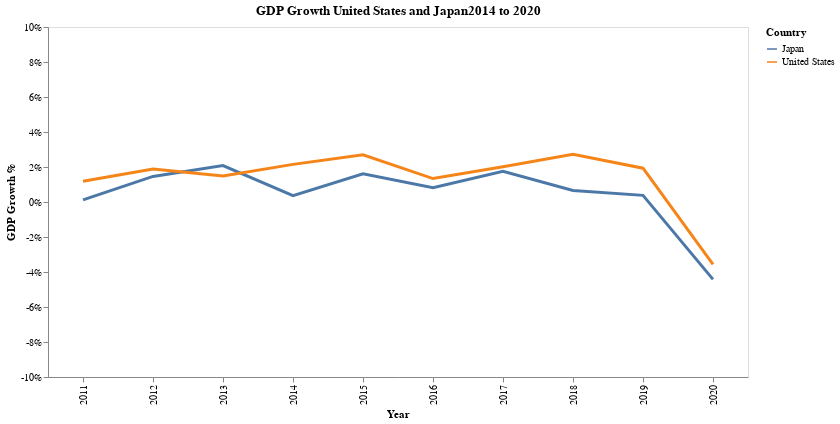

Here is the notebook cell this chart was saved with:
### Code cell
my_altair.get_time_series_gdp_compare_chart("United States","Japan")

### Figure 1 — Vega-Lite specification as saved in the notebook (floating-point values rounded to 4 significant figures)
{"config": {"view": {"continuousWidth": 400, "continuousHeight": 300}, "axis": {"grid": false}}, "layer": [{"mark": "line", "encoding": {"color": {"field": "Country", "type": "nominal"}, "strokeWidth": {"value": 3}, "x": {"axis": {"title": "Year"}, "field": "Year", "type": "nominal"}, "y": {"axis": {"labelExpr": "datum.value + \"%\"", "title": "GDP Growth %"}, "field": "GDP Pct Growth", "type": "quantitative"}}, "height": 350, "title": "GDP Growth United States and Japan2014 to 2020", "width": 700}, {"mark": {"type": "circle", "color": "red", "opacity": 0.0, "size": 1000}, "encoding": {"tooltip": [{"field": "Country", "type": "nominal"}, {"field": "GDP Pct Growth %", "type": "nominal"}], "x": {"axis": {"title": ""}, "field": "Year", "type": "nominal"}, "y": {"axis": {"title": ""}, "field": "GDP Pct Growth", "scale": {"domain": [-10, 10]}, "type": "quantitative"}}, "width": 700}], "data": {"name": "data-40e19b84749a54a3a7c304c68bb3f823"}, "$schema": "https://vega.github.io/schema/vega-lite/v4.17.0.json", "datasets": {"data-40e19b84749a54a3a7c304c68bb3f823": [{"Country": "Japan", "Metric Year": "2011-01-01", "Year": 2011, "AFF value added": 1.08, "Exports G & S Pct GDP": 14.77, "Exports G & S Pct US dollar": 930700000000.0, "Exports G & S annual growth %": -0.1196, "GDP": 6233000000000.0, "GDP 2015 US dollar": 4220000000000.0, "GDP Growth Pct": 0.1165, "GDP curr LCU": 497400000000000.0, "GDP per capita": 48760, "GNI": 6414000000000.0, "GNI Atlas": 6068000000000.0, "GNI PPP": 4764000000000.0, "GNI per capita Atlas": 37270, "GNI per capita PPP": 47470.0, "Gross capital formation": 23.54, "Gross domestic savings": 22.89, "Gross fixed capital formation": 23.35, "Gross fixed capital formation, private sector": 16.83, "Gross national expenditure Pct GDP": 100.6, "Gross savings Pct GDP": 25.58, "HH final consumer expenditure": 57.22, "Imports of G & S Pct GDP": 15.42, "Imports of G & S Pct annual growth": 5.728, "Imports of G & S current US dollar": 970200000000.0, "Industry Pct GDP": 26.7, "Manufacturing Pct GDP": 19.54, "Merchandise Trade % GDP": 26.93, "Net trade in G & S US dollar": -39540000000.0, "Net trade in Goods US dollar": -4474000000.0, "Population": 127833000, "Population growth": -0.19, "Services Pct GDP": 71.69, "Services value added GDP": 0.9075, "Textiles and clothing %  manufacturing": 1.921, "Trade Pct GDP": 30.19, "GDP $B": "$6233B", "GDP Pct Growth %": "0.12%", "GDP Pct Growth": 0.12, "Imports G & S Pct GDP": 15.42, "Net Trade Pct GDP": -0.65, "Trade Pct GDP %": 0.3, "Trade Total": 1870000000000.0, "Prev Year": 2010, "Year_curr": 2011, "Trade Total Change": null, "Trade Total Change %": null}, {"Country": "Japan", "Metric Year": "2012-01-01", "Year": 2012, "AFF value added": 1.123, "Exports G & S Pct GDP": 14.41, "Exports G & S Pct US dollar": 913600000000.0, "Exports G & S annual growth %": 0.1457, "GDP": 6272000000000.0, "GDP 2015 US dollar": 4278000000000.0, "GDP Growth Pct": 1.456, "GDP curr LCU": 500500000000000.0, "GDP per capita": 49145, "GNI": 6446000000000.0, "GNI Atlas": 6389000000000.0, "GNI PPP": 4932000000000.0, "GNI per capita Atlas": 38640, "GNI per capita PPP": 50060.0, "Gross capital formation": 24.0, "Gross domestic savings": 22.36, "Gross fixed capital formation": 23.77, "Gross fixed capital formation, private sector": 17.29, "Gross national expenditure Pct GDP": 101.6, "Gross savings Pct GDP": 24.9, "HH final consumer expenditure": 57.68, "Imports of G & S Pct GDP": 16.06, "Imports of G & S Pct annual growth": 5.453, "Imports of G & S current US dollar": 1015000000000.0, "Industry Pct GDP": 26.56, "Manufacturing Pct GDP": 19.67, "Merchandise Trade % GDP": 26.85, "Net trade in G & S US dollar": -101200000000.0, "Net trade in Goods US dollar": -53480000000.0, "Population": 127629000, "Population growth": -0.16, "Services Pct GDP": 71.75, "Services value added GDP": 1.508, "Textiles and clothing %  manufacturing": 1.756, "Trade Pct GDP": 30.47, "GDP $B": "$6272B", "GDP Pct Growth %": "1.46%", "GDP Pct Growth": 1.46, "Imports G & S Pct GDP": 16.06, "Net Trade Pct GDP": -1.65, "Trade Pct GDP %": 0.3, "Trade Total": 1882000000000.0, "Prev Year": 2011, "Year_curr": 2012, "Trade Total Change": 11760000000.0, "Trade Total Change %": 0.63}, {"Country": "Japan", "Metric Year": "2013-01-01", "Year": 2013, "AFF value added": 1.067, "Exports G & S Pct GDP": 15.78, "Exports G & S Pct US dollar": 830300000000.0, "Exports G & S annual growth %": 0.8106, "GDP": 5212000000000.0, "GDP 2015 US dollar": 4364000000000.0, "GDP Growth Pct": 2.079, "GDP curr LCU": 508700000000000.0, "GDP per capita": 40898, "GNI": 5392000000000.0, "GNI Atlas": 6226000000000.0, "GNI PPP": 5194000000000.0, "GNI per capita Atlas": 40760, "GNI per capita PPP": 48850.0, "Gross capital formation": 24.42, "Gross domestic savings": 22.01, "Gross fixed capital formation": 24.56, "Gross fixed capital formation, private sector": 17.9, "Gross national expenditure Pct GDP": 102.4, "Gross savings Pct GDP": 25.25, "HH final consumer expenditure": 58.14, "Imports of G & S Pct GDP": 18.19, "Imports of G & S Pct annual growth": 3.169, "Imports of G & S current US dollar": 955500000000.0, "Industry Pct GDP": 26.65, "Manufacturing Pct GDP": 19.33, "Merchandise Trade % GDP": 29.7, "Net trade in G & S US dollar": -125100000000.0, "Net trade in Goods US dollar": -89650000000.0, "Population": 127445000, "Population growth": -0.14, "Services Pct GDP": 71.62, "Services value added GDP": 2.087, "Textiles and clothing %  manufacturing": 1.654, "Trade Pct GDP": 33.98, "GDP $B": "$5212B", "GDP Pct Growth %": "2.08%", "GDP Pct Growth": 2.08, "Imports G & S Pct GDP": 18.19, "Net Trade Pct GDP": -2.41, "Trade Pct GDP %": 0.34, "Trade Total": 1772000000000.0, "Prev Year": 2012, "Year_curr": 2013, "Trade Total Change": -109500000000.0, "Trade Total Change %": -5.82}, {"Country": "Japan", "Metric Year": "2014-01-01", "Year": 2014, "AFF value added": 0.9966, "Exports G & S Pct GDP": 17.42, "Exports G & S Pct US dollar": 863000000000.0, "Exports G & S annual growth %": 9.342, "GDP": 4897000000000.0, "GDP 2015 US dollar": 4377000000000.0, "GDP Growth Pct": 0.3628, "GDP curr LCU": 518800000000000.0, "GDP per capita": 38475, "GNI": 5079000000000.0, "GNI Atlas": 5656000000000.0, "GNI PPP": 5222000000000.0, "GNI per capita Atlas": 41030, "GNI per capita PPP": 44440.0, "Gross capital formation": 25.04, "Gross domestic savings": 22.44, "Gross fixed capital formation": 25.08, "Gross fixed capital formation, private sector": 18.45, "Gross national expenditure Pct GDP": 102.6, "Gross savings Pct GDP": 25.77, "HH final consumer expenditure": 57.63, "Imports of G & S Pct GDP": 20.01, "Imports of G & S Pct annual growth": 8.125, "Imports of G & S current US dollar": 991600000000.0, "Industry Pct GDP": 27.31, "Manufacturing Pct GDP": 19.59, "Merchandise Trade % GDP": 30.68, "Net trade in G & S US dollar": -128600000000.0, "Net trade in Goods US dollar": -99820000000.0, "Population": 127276000, "Population growth": -0.13, "Services Pct GDP": 70.88, "Services value added GDP": -0.4401, "Textiles and clothing %  manufacturing": 1.585, "Trade Pct GDP": 37.43, "GDP $B": "$4897B", "GDP Pct Growth %": "0.36%", "GDP Pct Growth": 0.36, "Imports G & S Pct GDP": 20.01, "Net Trade Pct GDP": -2.59, "Trade Pct GDP %": 0.37, "Trade Total": 1812000000000.0, "Prev Year": 2013, "Year_curr": 2014, "Trade Total Change": 39700000000.0, "Trade Total Change %": 2.24}, {"Country": "Japan", "Metric Year": "2015-01-01", "Year": 2015, "AFF value added": 1.034, "Exports G & S Pct GDP": 17.44, "Exports G & S Pct US dollar": 784700000000.0, "Exports G & S annual growth %": 3.211, "GDP": 4445000000000.0, "GDP 2015 US dollar": 4445000000000.0, "GDP Growth Pct": 1.615, "GDP curr LCU": 538000000000000.0, "GDP per capita": 34960, "GNI": 4620000000000.0, "GNI Atlas": 5006000000000.0, "GNI PPP": 5404000000000.0, "GNI per capita Atlas": 42510, "GNI per capita PPP": 39380.0, "Gross capital formation": 25.17, "Gross domestic savings": 24.61, "Gross fixed capital formation": 24.97, "Gross fixed capital formation, private sector": 18.08, "Gross national expenditure Pct GDP": 100.6, "Gross savings Pct GDP": 28.18, "HH final consumer expenditure": 55.77, "Imports of G & S Pct GDP": 17.99, "Imports of G & S Pct annual growth": 0.44, "Imports of G & S current US dollar": 808000000000.0, "Industry Pct GDP": 28.58, "Manufacturing Pct GDP": 20.46, "Merchandise Trade % GDP": 28.64, "Net trade in G & S US dollar": -23280000000.0, "Net trade in Goods US dollar": -7335000000.0, "Population": 127141000, "Population growth": -0.11, "Services Pct GDP": 69.8, "Services value added GDP": 1.426, "Textiles and clothing %  manufacturing": 1.744, "Trade Pct GDP": 35.43, "GDP $B": "$4445B", "GDP Pct Growth %": "1.61%", "GDP Pct Growth": 1.61, "Imports G & S Pct GDP": 17.99, "Net Trade Pct GDP": -0.55, "Trade Pct GDP %": 0.35, "Trade Total": 1556000000000.0, "Prev Year": 2014, "Year_curr": 2015, "Trade Total Change": -256200000000.0, "Trade Total Change %": -14.14}, {"Country": "Japan", "Metric Year": "2016-01-01", "Year": 2016, "AFF value added": 1.125, "Exports G & S Pct GDP": 16.06, "Exports G & S Pct US dollar": 811500000000.0, "Exports G & S annual growth %": 1.618, "GDP": 5004000000000.0, "GDP 2015 US dollar": 4478000000000.0, "GDP Growth Pct": 0.8119, "GDP curr LCU": 544400000000000.0, "GDP per capita": 39400, "GNI": 5178000000000.0, "GNI Atlas": 4888000000000.0, "GNI PPP": 5338000000000.0, "GNI per capita Atlas": 42040, "GNI per capita PPP": 38490.0, "Gross capital formation": 24.84, "Gross domestic savings": 25.64, "Gross fixed capital formation": 24.76, "Gross fixed capital formation, private sector": 0.0, "Gross national expenditure Pct GDP": 99.19, "Gross savings Pct GDP": 28.73, "HH final consumer expenditure": 54.7, "Imports of G & S Pct GDP": 15.25, "Imports of G & S Pct annual growth": -1.175, "Imports of G & S current US dollar": 771100000000.0, "Industry Pct GDP": 28.63, "Manufacturing Pct GDP": 20.29, "Merchandise Trade % GDP": 25.04, "Net trade in G & S US dollar": 40440000000.0, "Net trade in Goods US dollar": 51160000000.0, "Population": 126994511, "Population growth": -0.12, "Services Pct GDP": 69.89, "Services value added GDP": 0.8197, "Textiles and clothing %  manufacturing": 1.668, "Trade Pct GDP": 31.31, "GDP $B": "$5004B", "GDP Pct Growth %": "0.81%", "GDP Pct Growth": 0.81, "Imports G & S Pct GDP": 15.25, "Net Trade Pct GDP": 0.81, "Trade Pct GDP %": 0.31, "Trade Total": 1551000000000.0, "Prev Year": 2015, "Year_curr": 2016, "Trade Total Change": -4586000000.0, "Trade Total Change %": -0.29}, {"Country": "Japan", "Metric Year": "2017-01-01", "Year": 2017, "AFF value added": 1.128, "Exports G & S Pct GDP": 17.59, "Exports G & S Pct US dollar": 875500000000.0, "Exports G & S annual growth %": 6.619, "GDP": 4931000000000.0, "GDP 2015 US dollar": 4553000000000.0, "GDP Growth Pct": 1.759, "GDP curr LCU": 553100000000000.0, "GDP per capita": 38891, "GNI": 5113000000000.0, "GNI Atlas": 4943000000000.0, "GNI PPP": 5457000000000.0, "GNI per capita Atlas": 43040, "GNI per capita PPP": 38990.0, "Gross capital formation": 25.21, "Gross domestic savings": 25.97, "Gross fixed capital formation": 25.01, "Gross fixed capital formation, private sector": 0.0, "Gross national expenditure Pct GDP": 99.24, "Gross savings Pct GDP": 29.29, "HH final consumer expenditure": 54.61, "Imports of G & S Pct GDP": 16.83, "Imports of G & S Pct annual growth": 3.307, "Imports of G & S current US dollar": 837900000000.0, "Industry Pct GDP": 28.88, "Manufacturing Pct GDP": 20.44, "Merchandise Trade % GDP": 27.79, "Net trade in G & S US dollar": 37640000000.0, "Net trade in Goods US dollar": 43840000000.0, "Population": 126785797, "Population growth": -0.16, "Services Pct GDP": 69.54, "Services value added GDP": 1.12, "Textiles and clothing %  manufacturing": 1.668, "Trade Pct GDP": 34.42, "GDP $B": "$4931B", "GDP Pct Growth %": "1.76%", "GDP Pct Growth": 1.76, "Imports G & S Pct GDP": 16.83, "Net Trade Pct GDP": 0.76, "Trade Pct GDP %": 0.34, "Trade Total": 1676000000000.0, "Prev Year": 2016, "Year_curr": 2017, "Trade Total Change": 125300000000.0, "Trade Total Change %": 8.08}, {"Country": "Japan", "Metric Year": "2018-01-01", "Year": 2018, "AFF value added": 1.047, "Exports G & S Pct GDP": 18.33, "Exports G & S Pct US dollar": 929800000000.0, "Exports G & S annual growth %": 3.76, "GDP": 5037000000000.0, "GDP 2015 US dollar": 4579000000000.0, "GDP Growth Pct": 0.6609, "GDP curr LCU": 556200000000000.0, "GDP per capita": 39808, "GNI": 5229000000000.0, "GNI Atlas": 5295000000000.0, "GNI PPP": 5543000000000.0, "GNI per capita Atlas": 43810, "GNI per capita PPP": 41850.0, "Gross capital formation": 25.56, "Gross domestic savings": 25.58, "Gross fixed capital formation": 25.19, "Gross fixed capital formation, private sector": 0.0, "Gross national expenditure Pct GDP": 99.98, "Gross savings Pct GDP": 29.02, "HH final consumer expenditure": 54.84, "Imports of G & S Pct GDP": 18.31, "Imports of G & S Pct annual growth": 3.814, "Imports of G & S current US dollar": 928400000000.0, "Industry Pct GDP": 29.06, "Manufacturing Pct GDP": 20.69, "Merchandise Trade % GDP": 29.51, "Net trade in G & S US dollar": 1405000000.0, "Net trade in Goods US dollar": 10590000000.0, "Population": 126529100, "Population growth": -0.2, "Services Pct GDP": 69.46, "Services value added GDP": -0.05956, "Textiles and clothing %  manufacturing": 1.668, "Trade Pct GDP": 36.64, "GDP $B": "$5037B", "GDP Pct Growth %": "0.66%", "GDP Pct Growth": 0.66, "Imports G & S Pct GDP": 18.31, "Net Trade Pct GDP": 0.02, "Trade Pct GDP %": 0.37, "Trade Total": 1864000000000.0, "Prev Year": 2017, "Year_curr": 2018, "Trade Total Change": 187200000000.0, "Trade Total Change %": 11.16}, {"Country": "Japan", "Metric Year": "2019-01-01", "Year": 2019, "AFF value added": 1.007, "Exports G & S Pct GDP": 17.36, "Exports G & S Pct US dollar": 904600000000.0, "Exports G & S annual growth %": -1.425, "GDP": 5149000000000.0, "GDP 2015 US dollar": 4591000000000.0, "GDP Growth Pct": 0.3752, "GDP curr LCU": 561300000000000.0, "GDP per capita": 40777, "GNI": 5348000000000.0, "GNI Atlas": 5344000000000.0, "GNI PPP": 5589000000000.0, "GNI per capita Atlas": 44260, "GNI per capita PPP": 42330.0, "Gross capital formation": 25.76, "Gross domestic savings": 25.72, "Gross fixed capital formation": 25.38, "Gross fixed capital formation, private sector": 0.0, "Gross national expenditure Pct GDP": 100.0, "Gross savings Pct GDP": 29.34, "HH final consumer expenditure": 54.45, "Imports of G & S Pct GDP": 17.4, "Imports of G & S Pct annual growth": -0.4087, "Imports of G & S current US dollar": 913200000000.0, "Industry Pct GDP": 28.75, "Manufacturing Pct GDP": 20.31, "Merchandise Trade % GDP": 27.71, "Net trade in G & S US dollar": -8615000000.0, "Net trade in Goods US dollar": 1361000000.0, "Population": 126264931, "Population growth": -0.21, "Services Pct GDP": 69.3, "Services value added GDP": -0.02133, "Textiles and clothing %  manufacturing": 0.0, "Trade Pct GDP": 34.76, "GDP $B": "$5149B", "GDP Pct Growth %": "0.38%", "GDP Pct Growth": 0.38, "Imports G & S Pct GDP": 17.4, "Net Trade Pct GDP": -0.04, "Trade Pct GDP %": 0.35, "Trade Total": 1802000000000.0, "Prev Year": 2018, "Year_curr": 2019, "Trade Total Change": -61580000000.0, "Trade Total Change %": -3.3}, {"Country": "Japan", "Metric Year": "2020-01-01", "Year": 2020, "AFF value added": 0.0, "Exports G & S Pct GDP": 15.53, "Exports G & S Pct US dollar": 793300000000.0, "Exports G & S annual growth %": -11.74, "GDP": 5058000000000.0, "GDP 2015 US dollar": 4381000000000.0, "GDP Growth Pct": -4.423, "GDP curr LCU": 540000000000000.0, "GDP per capita": 40193, "GNI": 5146000000000.0, "GNI Atlas": 5079000000000.0, "GNI PPP": 5428000000000.0, "GNI per capita Atlas": 43130, "GNI per capita PPP": 40360.0, "Gross capital formation": 25.51, "Gross domestic savings": 25.52, "Gross fixed capital formation": 25.3, "Gross fixed capital formation, private sector": 0.0, "Gross national expenditure Pct GDP": 99.99, "Gross savings Pct GDP": 26.8, "HH final consumer expenditure": 53.4, "Imports of G & S Pct GDP": 15.54, "Imports of G & S Pct annual growth": -7.284, "Imports of G & S current US dollar": 799500000000.0, "Industry Pct GDP": 0.0, "Manufacturing Pct GDP": 0.0, "Merchandise Trade % GDP": 25.24, "Net trade in G & S US dollar": -6200000000.0, "Net trade in Goods US dollar": 28810000000.0, "Population": 125836021, "Population growth": -0.34, "Services Pct GDP": 0.0, "Services value added GDP": 0.0, "Textiles and clothing %  manufacturing": 0.0, "Trade Pct GDP": 31.07, "GDP $B": "$5058B", "GDP Pct Growth %": "-4.42%", "GDP Pct Growth": -4.42, "Imports G & S Pct GDP": 15.54, "Net Trade Pct GDP": -0.01, "Trade Pct GDP %": 0.31, "Trade Total": 1568000000000.0, "Prev Year": 2019, "Year_curr": 2020, "Trade Total Change": -234200000000.0, "Trade Total Change %": -12.99}, {"Country": "United States", "Metric Year": "2011-01-01", "Year": 2011, "AFF value added": 1.216, "Exports G & S Pct GDP": 13.61, "Exports G & S Pct US dollar": 2144000000000.0, "Exports G & S annual growth %": 7.166, "GDP": 15540000000000.0, "GDP 2015 US dollar": 16570000000000.0, "GDP Growth Pct": 1.183, "GDP curr LCU": 15540000000000.0, "GDP per capita": 49882, "GNI": 15850000000000.0, "GNI Atlas": 15770000000000.0, "GNI PPP": 15850000000000.0, "GNI per capita Atlas": 50870, "GNI per capita PPP": 50630.0, "Gross capital formation": 19.1, "Gross domestic savings": 15.01, "Gross fixed capital formation": 18.81, "Gross fixed capital formation, private sector": 14.41, "Gross national expenditure Pct GDP": 104.1, "Gross savings Pct GDP": 16.32, "HH final consumer expenditure": 68.84, "Imports of G & S Pct GDP": 17.34, "Imports of G & S Pct annual growth": 4.816, "Imports of G & S current US dollar": 2698000000000.0, "Industry Pct GDP": 19.42, "Manufacturing Pct GDP": 11.95, "Merchandise Trade % GDP": 24.12, "Net trade in G & S US dollar": -554500000000.0, "Net trade in Goods US dollar": -741000000000.0, "Population": 311583481, "Population growth": 0.73, "Services Pct GDP": 75.86, "Services value added GDP": 1.685, "Textiles and clothing %  manufacturing": 1.412, "Trade Pct GDP": 30.96, "GDP $B": "$15543B", "GDP Pct Growth %": "1.18%", "GDP Pct Growth": 1.18, "Imports G & S Pct GDP": 17.34, "Net Trade Pct GDP": -3.73, "Trade Pct GDP %": 0.31, "Trade Total": 4818000000000.0, "Prev Year": 2010, "Year_curr": 2011, "Trade Total Change": null, "Trade Total Change %": null}, {"Country": "United States", "Metric Year": "2012-01-01", "Year": 2012, "AFF value added": 1.159, "Exports G & S Pct GDP": 13.69, "Exports G & S Pct US dollar": 2247000000000.0, "Exports G & S annual growth %": 4.014, "GDP": 16200000000000.0, "GDP 2015 US dollar": 16950000000000.0, "GDP Growth Pct": 1.876, "GDP curr LCU": 16200000000000.0, "GDP per capita": 51602, "GNI": 16680000000000.0, "GNI Atlas": 16570000000000.0, "GNI PPP": 16680000000000.0, "GNI per capita Atlas": 53130, "GNI per capita PPP": 52780.0, "Gross capital formation": 20.02, "Gross domestic savings": 16.26, "Gross fixed capital formation": 19.58, "Gross fixed capital formation, private sector": 15.31, "Gross national expenditure Pct GDP": 103.8, "Gross savings Pct GDP": 18.66, "HH final consumer expenditure": 68.21, "Imports of G & S Pct GDP": 17.1, "Imports of G & S Pct annual growth": 2.448, "Imports of G & S current US dollar": 2773000000000.0, "Industry Pct GDP": 19.16, "Manufacturing Pct GDP": 11.85, "Merchandise Trade % GDP": 23.97, "Net trade in G & S US dollar": -525900000000.0, "Net trade in Goods US dollar": -741100000000.0, "Population": 313877662, "Population growth": 0.73, "Services Pct GDP": 76.15, "Services value added GDP": 2.216, "Textiles and clothing %  manufacturing": 1.316, "Trade Pct GDP": 30.79, "GDP $B": "$16197B", "GDP Pct Growth %": "1.88%", "GDP Pct Growth": 1.88, "Imports G & S Pct GDP": 17.1, "Net Trade Pct GDP": -3.41, "Trade Pct GDP %": 0.31, "Trade Total": 5021000000000.0, "Prev Year": 2011, "Year_curr": 2012, "Trade Total Change": 202900000000.0, "Trade Total Change %": 4.21}, {"Country": "United States", "Metric Year": "2013-01-01", "Year": 2013, "AFF value added": 1.334, "Exports G & S Pct GDP": 13.63, "Exports G & S Pct US dollar": 2313000000000.0, "Exports G & S annual growth %": 2.971, "GDP": 16780000000000.0, "GDP 2015 US dollar": 17260000000000.0, "GDP Growth Pct": 1.49, "GDP curr LCU": 16780000000000.0, "GDP per capita": 53106, "GNI": 17190000000000.0, "GNI Atlas": 17060000000000.0, "GNI PPP": 17190000000000.0, "GNI per capita Atlas": 54380, "GNI per capita PPP": 53980.0, "Gross capital formation": 20.41, "Gross domestic savings": 17.21, "Gross fixed capital formation": 19.79, "Gross fixed capital formation, private sector": 15.78, "Gross national expenditure Pct GDP": 103.2, "Gross savings Pct GDP": 19.09, "HH final consumer expenditure": 67.7, "Imports of G & S Pct GDP": 16.48, "Imports of G & S Pct annual growth": 1.213, "Imports of G & S current US dollar": 2760000000000.0, "Industry Pct GDP": 19.26, "Manufacturing Pct GDP": 11.81, "Merchandise Trade % GDP": 23.29, "Net trade in G & S US dollar": -446900000000.0, "Net trade in Goods US dollar": -700500000000.0, "Population": 316059947, "Population growth": 0.69, "Services Pct GDP": 75.77, "Services value added GDP": 1.108, "Textiles and clothing %  manufacturing": 1.323, "Trade Pct GDP": 30.11, "GDP $B": "$16785B", "GDP Pct Growth %": "1.49%", "GDP Pct Growth": 1.49, "Imports G & S Pct GDP": 16.48, "Net Trade Pct GDP": -2.85, "Trade Pct GDP %": 0.3, "Trade Total": 5035000000000.0, "Prev Year": 2012, "Year_curr": 2013, "Trade Total Change": 14380000000.0, "Trade Total Change %": 0.29}, {"Country": "United States", "Metric Year": "2014-01-01", "Year": 2014, "AFF value added": 1.186, "Exports G & S Pct GDP": 13.56, "Exports G & S Pct US dollar": 2393000000000.0, "Exports G & S annual growth %": 3.884, "GDP": 17530000000000.0, "GDP 2015 US dollar": 17690000000000.0, "GDP Growth Pct": 2.151, "GDP curr LCU": 17530000000000.0, "GDP per capita": 55049, "GNI": 18040000000000.0, "GNI Atlas": 17770000000000.0, "GNI PPP": 18040000000000.0, "GNI per capita Atlas": 56670, "GNI per capita PPP": 55800.0, "Gross capital formation": 20.81, "Gross domestic savings": 17.76, "Gross fixed capital formation": 20.33, "Gross fixed capital formation, private sector": 0.0, "Gross national expenditure Pct GDP": 103.0, "Gross savings Pct GDP": 20.21, "HH final consumer expenditure": 67.6, "Imports of G & S Pct GDP": 16.47, "Imports of G & S Pct annual growth": 5.16, "Imports of G & S current US dollar": 2877000000000.0, "Industry Pct GDP": 19.33, "Manufacturing Pct GDP": 11.65, "Merchandise Trade % GDP": 23.01, "Net trade in G & S US dollar": -484000000000.0, "Net trade in Goods US dollar": -749900000000.0, "Population": 318386329, "Population growth": 0.73, "Services Pct GDP": 75.81, "Services value added GDP": 2.487, "Textiles and clothing %  manufacturing": 1.313, "Trade Pct GDP": 30.04, "GDP $B": "$17527B", "GDP Pct Growth %": "2.15%", "GDP Pct Growth": 2.15, "Imports G & S Pct GDP": 16.47, "Net Trade Pct GDP": -2.91, "Trade Pct GDP %": 0.3, "Trade Total": 5258000000000.0, "Prev Year": 2013, "Year_curr": 2014, "Trade Total Change": 222700000000.0, "Trade Total Change %": 4.42}, {"Country": "United States", "Metric Year": "2015-01-01", "Year": 2015, "AFF value added": 1.044, "Exports G & S Pct GDP": 12.44, "Exports G & S Pct US dollar": 2280000000000.0, "Exports G & S annual growth %": 0.2711, "GDP": 18240000000000.0, "GDP 2015 US dollar": 18240000000000.0, "GDP Growth Pct": 2.697, "GDP curr LCU": 18240000000000.0, "GDP per capita": 56863, "GNI": 18660000000000.0, "GNI Atlas": 18170000000000.0, "GNI PPP": 18660000000000.0, "GNI per capita Atlas": 58180, "GNI per capita PPP": 56640.0, "Gross capital formation": 21.16, "Gross domestic savings": 18.45, "Gross fixed capital formation": 20.41, "Gross fixed capital formation, private sector": 0.0, "Gross national expenditure Pct GDP": 102.7, "Gross savings Pct GDP": 20.21, "HH final consumer expenditure": 67.24, "Imports of G & S Pct GDP": 15.32, "Imports of G & S Pct annual growth": 5.186, "Imports of G & S current US dollar": 2771000000000.0, "Industry Pct GDP": 18.54, "Manufacturing Pct GDP": 11.63, "Merchandise Trade % GDP": 20.93, "Net trade in G & S US dollar": -491400000000.0, "Net trade in Goods US dollar": -761900000000.0, "Population": 320738994, "Population growth": 0.74, "Services Pct GDP": 76.78, "Services value added GDP": 2.914, "Textiles and clothing %  manufacturing": 1.271, "Trade Pct GDP": 27.76, "GDP $B": "$18238B", "GDP Pct Growth %": "2.70%", "GDP Pct Growth": 2.7, "Imports G & S Pct GDP": 15.32, "Net Trade Pct GDP": -2.88, "Trade Pct GDP %": 0.28, "Trade Total": 5107000000000.0, "Prev Year": 2014, "Year_curr": 2015, "Trade Total Change": -151400000000.0, "Trade Total Change %": -2.88}, {"Country": "United States", "Metric Year": "2016-01-01", "Year": 2016, "AFF value added": 0.944, "Exports G & S Pct GDP": 11.91, "Exports G & S Pct US dollar": 2238000000000.0, "Exports G & S annual growth %": 0.4053, "GDP": 18750000000000.0, "GDP 2015 US dollar": 18550000000000.0, "GDP Growth Pct": 1.344, "GDP curr LCU": 18750000000000.0, "GDP per capita": 58021, "GNI": 19020000000000.0, "GNI Atlas": 18460000000000.0, "GNI PPP": 19020000000000.0, "GNI per capita Atlas": 58870, "GNI per capita PPP": 57130.0, "Gross capital formation": 20.51, "Gross domestic savings": 18.08, "Gross fixed capital formation": 20.32, "Gross fixed capital formation, private sector": 0.0, "Gross national expenditure Pct GDP": 102.4, "Gross savings Pct GDP": 18.94, "HH final consumer expenditure": 67.72, "Imports of G & S Pct GDP": 14.61, "Imports of G & S Pct annual growth": 1.452, "Imports of G & S current US dollar": 2720000000000.0, "Industry Pct GDP": 17.97, "Manufacturing Pct GDP": 11.17, "Merchandise Trade % GDP": 19.74, "Net trade in G & S US dollar": -481500000000.0, "Net trade in Goods US dollar": -749800000000.0, "Population": 323071755, "Population growth": 0.72, "Services Pct GDP": 77.52, "Services value added GDP": 2.025, "Textiles and clothing %  manufacturing": 1.254, "Trade Pct GDP": 26.52, "GDP $B": "$18745B", "GDP Pct Growth %": "1.34%", "GDP Pct Growth": 1.34, "Imports G & S Pct GDP": 14.61, "Net Trade Pct GDP": -2.7, "Trade Pct GDP %": 0.27, "Trade Total": 5061000000000.0, "Prev Year": 2015, "Year_curr": 2016, "Trade Total Change": -45550000000.0, "Trade Total Change %": -0.89}, {"Country": "United States", "Metric Year": "2017-01-01", "Year": 2017, "AFF value added": 0.9498, "Exports G & S Pct GDP": 12.2, "Exports G & S Pct US dollar": 2391000000000.0, "Exports G & S annual growth %": 4.078, "GDP": 19540000000000.0, "GDP 2015 US dollar": 18980000000000.0, "GDP Growth Pct": 2.01, "GDP curr LCU": 19540000000000.0, "GDP per capita": 60109, "GNI": 19890000000000.0, "GNI Atlas": 19260000000000.0, "GNI PPP": 19890000000000.0, "GNI per capita Atlas": 61190, "GNI per capita PPP": 59240.0, "Gross capital formation": 20.72, "Gross domestic savings": 18.28, "Gross fixed capital formation": 20.57, "Gross fixed capital formation, private sector": 0.0, "Gross national expenditure Pct GDP": 102.4, "Gross savings Pct GDP": 19.52, "HH final consumer expenditure": 67.74, "Imports of G & S Pct GDP": 14.96, "Imports of G & S Pct annual growth": 4.444, "Imports of G & S current US dollar": 2904000000000.0, "Industry Pct GDP": 18.25, "Manufacturing Pct GDP": 11.13, "Merchandise Trade % GDP": 20.24, "Net trade in G & S US dollar": -512700000000.0, "Net trade in Goods US dollar": -799300000000.0, "Population": 325122128, "Population growth": 0.63, "Services Pct GDP": 77.24, "Services value added GDP": 2.329, "Textiles and clothing %  manufacturing": 1.208, "Trade Pct GDP": 27.16, "GDP $B": "$19543B", "GDP Pct Growth %": "2.01%", "GDP Pct Growth": 2.01, "Imports G & S Pct GDP": 14.96, "Net Trade Pct GDP": -2.76, "Trade Pct GDP %": 0.27, "Trade Total": 5277000000000.0, "Prev Year": 2016, "Year_curr": 2017, "Trade Total Change": 215400000000.0, "Trade Total Change %": 4.26}, {"Country": "United States", "Metric Year": "2018-01-01", "Year": 2018, "AFF value added": 0.9206, "Exports G & S Pct GDP": 12.29, "Exports G & S Pct US dollar": 2539000000000.0, "Exports G & S annual growth %": 2.811, "GDP": 20610000000000.0, "GDP 2015 US dollar": 19550000000000.0, "GDP Growth Pct": 2.726, "GDP curr LCU": 20610000000000.0, "GDP per capita": 63064, "GNI": 20950000000000.0, "GNI Atlas": 20750000000000.0, "GNI PPP": 20950000000000.0, "GNI per capita Atlas": 64090, "GNI per capita PPP": 63490.0, "Gross capital formation": 21.06, "Gross domestic savings": 18.58, "Gross fixed capital formation": 20.77, "Gross fixed capital formation, private sector": 0.0, "Gross national expenditure Pct GDP": 102.5, "Gross savings Pct GDP": 19.64, "HH final consumer expenditure": 67.5, "Imports of G & S Pct GDP": 15.18, "Imports of G & S Pct annual growth": 4.099, "Imports of G & S current US dollar": 3120000000000.0, "Industry Pct GDP": 18.53, "Manufacturing Pct GDP": 11.2, "Merchandise Trade % GDP": 20.76, "Net trade in G & S US dollar": -581000000000.0, "Net trade in Goods US dollar": -878700000000.0, "Population": 326838199, "Population growth": 0.53, "Services Pct GDP": 76.89, "Services value added GDP": 2.761, "Textiles and clothing %  manufacturing": 1.129, "Trade Pct GDP": 27.48, "GDP $B": "$20612B", "GDP Pct Growth %": "2.73%", "GDP Pct Growth": 2.73, "Imports G & S Pct GDP": 15.18, "Net Trade Pct GDP": -2.89, "Trade Pct GDP %": 0.27, "Trade Total": 5565000000000.0, "Prev Year": 2017, "Year_curr": 2018, "Trade Total Change": 288600000000.0, "Trade Total Change %": 5.47}, {"Country": "United States", "Metric Year": "2019-01-01", "Year": 2019, "AFF value added": 0.9169, "Exports G & S Pct GDP": 11.76, "Exports G & S Pct US dollar": 2528000000000.0, "Exports G & S annual growth %": -0.06519, "GDP": 21430000000000.0, "GDP 2015 US dollar": 19970000000000.0, "GDP Growth Pct": 1.929, "GDP curr LCU": 21430000000000.0, "GDP per capita": 65279, "GNI": 21710000000000.0, "GNI Atlas": 21660000000000.0, "GNI PPP": 21710000000000.0, "GNI per capita Atlas": 66120, "GNI per capita PPP": 65970.0, "Gross capital formation": 21.3, "Gross domestic savings": 18.81, "Gross fixed capital formation": 20.96, "Gross fixed capital formation, private sector": 0.0, "Gross national expenditure Pct GDP": 102.5, "Gross savings Pct GDP": 19.49, "HH final consumer expenditure": 67.32, "Imports of G & S Pct GDP": 14.54, "Imports of G & S Pct annual growth": 1.151, "Imports of G & S current US dollar": 3105000000000.0, "Industry Pct GDP": 18.16, "Manufacturing Pct GDP": 10.93, "Merchandise Trade % GDP": 19.65, "Net trade in G & S US dollar": -576300000000.0, "Net trade in Goods US dollar": -861500000000.0, "Population": 328329953, "Population growth": 0.46, "Services Pct GDP": 77.31, "Services value added GDP": 2.227, "Textiles and clothing %  manufacturing": 1.129, "Trade Pct GDP": 26.29, "GDP $B": "$21433B", "GDP Pct Growth %": "1.93%", "GDP Pct Growth": 1.93, "Imports G & S Pct GDP": 14.54, "Net Trade Pct GDP": -2.78, "Trade Pct GDP %": 0.26, "Trade Total": 5573000000000.0, "Prev Year": 2018, "Year_curr": 2019, "Trade Total Change": 7436000000.0, "Trade Total Change %": 0.13}, {"Country": "United States", "Metric Year": "2020-01-01", "Year": 2020, "AFF value added": 0.0, "Exports G & S Pct GDP": 10.13, "Exports G & S Pct US dollar": 2134000000000.0, "Exports G & S annual growth %": -13.56, "GDP": 20950000000000.0, "GDP 2015 US dollar": 19290000000000.0, "GDP Growth Pct": -3.574, "GDP curr LCU": 20950000000000.0, "GDP per capita": 63593, "GNI": 21290000000000.0, "GNI Atlas": 21260000000000.0, "GNI PPP": 21290000000000.0, "GNI per capita Atlas": 64610, "GNI per capita PPP": 64530.0, "Gross capital formation": 21.09, "Gross domestic savings": 18.27, "Gross fixed capital formation": 21.38, "Gross fixed capital formation, private sector": 0.0, "Gross national expenditure Pct GDP": 102.8, "Gross savings Pct GDP": 19.25, "HH final consumer expenditure": 67.04, "Imports of G & S Pct GDP": 13.24, "Imports of G & S Pct annual growth": -8.932, "Imports of G & S current US dollar": 2811000000000.0, "Industry Pct GDP": 0.0, "Manufacturing Pct GDP": 0.0, "Merchandise Trade % GDP": 18.32, "Net trade in G & S US dollar": -676700000000.0, "Net trade in Goods US dollar": -922000000000.0, "Population": 329484123, "Population growth": 0.35, "Services Pct GDP": 0.0, "Services value added GDP": 0.0, "Textiles and clothing %  manufacturing": 0.0, "Trade Pct GDP": 23.38, "GDP $B": "$20953B", "GDP Pct Growth %": "-3.57%", "GDP Pct Growth": -3.57, "Imports G & S Pct GDP": 13.24, "Net Trade Pct GDP": -3.11, "Trade Pct GDP %": 0.23, "Trade Total": 4819000000000.0, "Prev Year": 2019, "Year_curr": 2020, "Trade Total Change": -753400000000.0, "Trade Total Change %": -13.52}]}}
